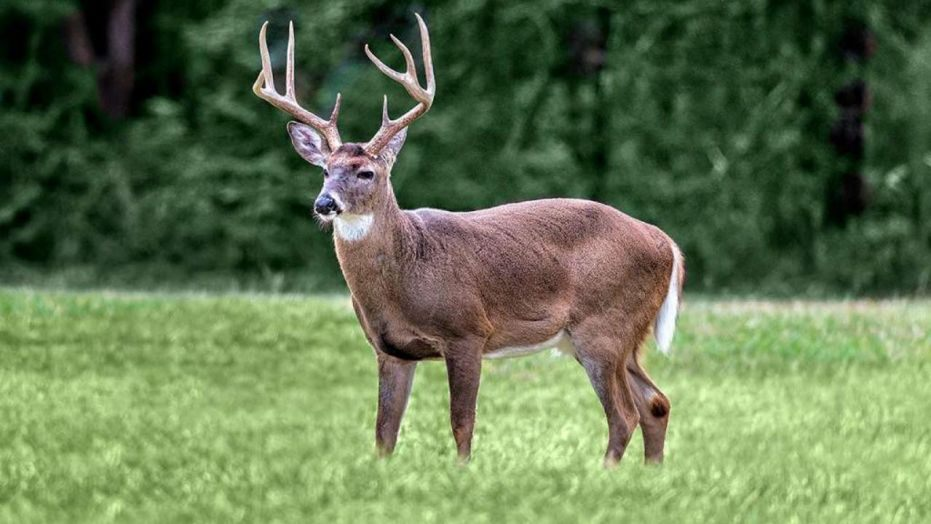
#> input picture CS 300/deer.jpg, 931 x 524 px
$ python 'image manipulation.py'   (older library calls are emulated)
#> lines starting #> are read from the running program, lines starting #| are printed output that depends on the picture
from PIL import Image, ImageDraw, ImageFont, ImageFilter
# open both images and paste image 2 on 1
image1 = Image.open('deer.jpg')
#> image1 is the input picture: PIL image 931x524 RGB; mean R, G, B 97.8, 117.3, 79.6
image2 = Image.open('flowers.jpg')
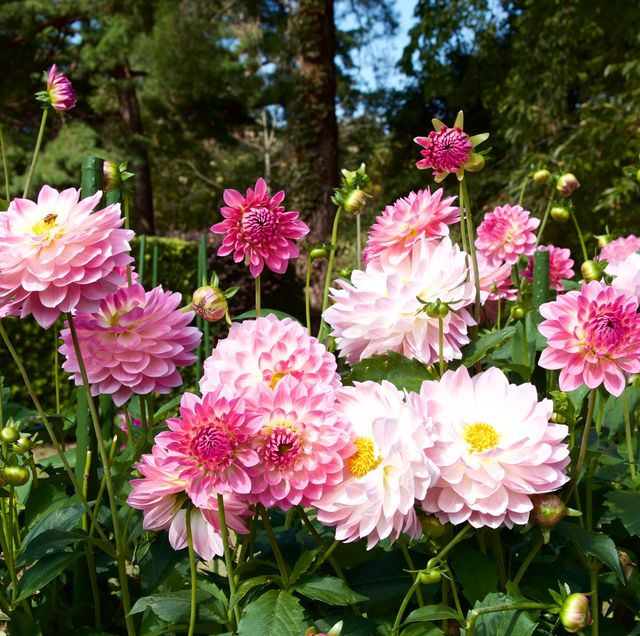
#> input picture CS 300/flowers.jpg, 640 x 636 px
#> image2 is the input picture: PIL image 640x636 RGB; mean R, G, B 108.5, 94.4, 78.2
image2 = image2.resize((200,150))
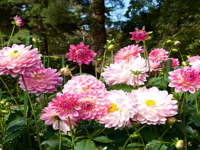
#> image2: PIL image 200x150 RGB; mean R, G, B 108.5, 94.4, 78.3
image3 = image1.copy()
# create a mask for blurring
mask = Image.new("L", image2.size, Image.ANTIALIAS)
#> mask: PIL image 200x150 L; every value is 1
draw = ImageDraw.Draw(mask)
w, h = 300, 300
shape = [(40, 40), (w - 10, h - 10)]
draw.rectangle(shape, fill=255)
image3.paste(image2, (130, 275), mask)
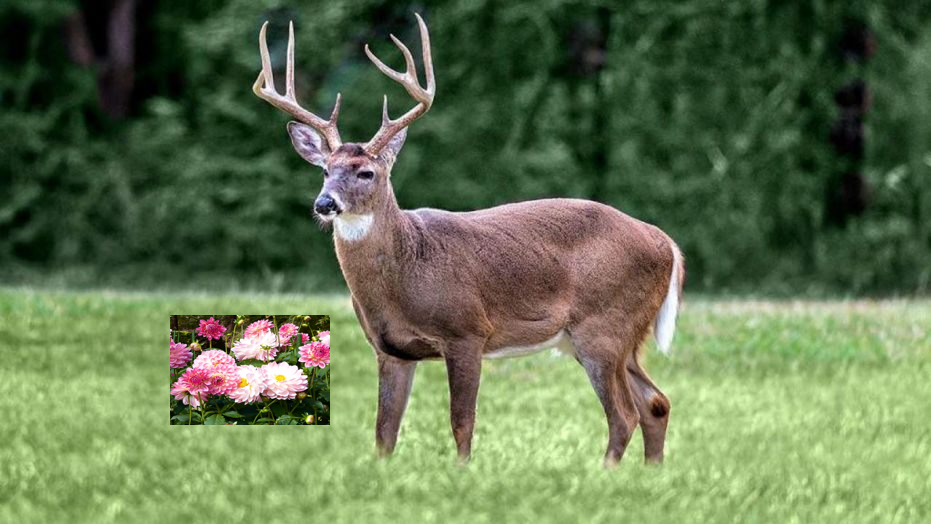
#> image3: PIL image 931x524 RGB; mean R, G, B 97.4, 115, 79.3
# Strings to name the pictures
deer = "Deer, Cervidae-Cervinae"
flower = "Peony, Paeonia"
# Draw text on image 3 and set fonts
draw = ImageDraw.Draw(image3)
font = ImageFont.truetype('tahoma', 16)
draw.text((500, 175), deer, (255,255,255), font)
draw.text((200, 275), flower, (255,255,255), font)
# Save image and show it
image3.save('final.png')
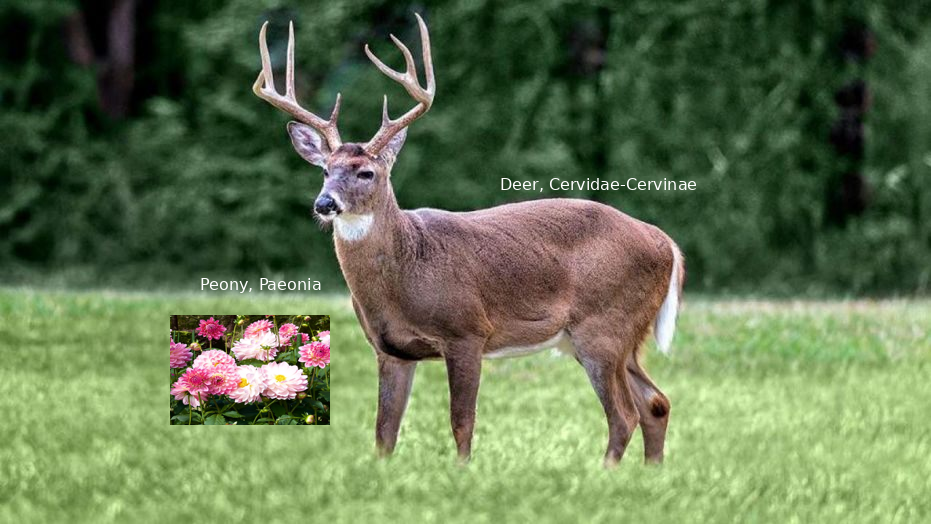
#> saved as final.png: PIL image 931x524 RGB; mean R, G, B 97.8, 115.3, 79.6
image3.show()
